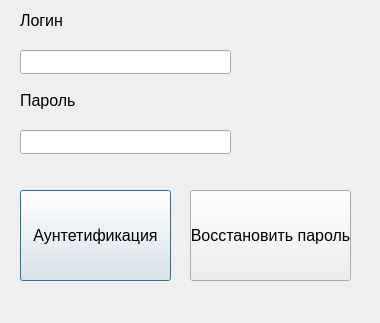
<?xml version="1.0" encoding="UTF-8"?>
<ui version="4.0">
 <class>authwindow</class>
 <widget class="QDialog" name="authwindow">
  <property name="geometry">
   <rect>
    <x>0</x>
    <y>0</y>
    <width>380</width>
    <height>323</height>
   </rect>
  </property>
  <property name="windowTitle">
   <string>Dialog</string>
  </property>
  <widget class="QPushButton" name="authButton">
   <property name="geometry">
    <rect>
     <x>20</x>
     <y>190</y>
     <width>151</width>
     <height>91</height>
    </rect>
   </property>
   <property name="font">
    <font>
     <pointsize>12</pointsize>
    </font>
   </property>
   <property name="text">
    <string>Аунтетификация</string>
   </property>
  </widget>
  <widget class="QLabel" name="label">
   <property name="geometry">
    <rect>
     <x>20</x>
     <y>0</y>
     <width>71</width>
     <height>41</height>
    </rect>
   </property>
   <property name="font">
    <font>
     <pointsize>12</pointsize>
    </font>
   </property>
   <property name="text">
    <string>Логин</string>
   </property>
  </widget>
  <widget class="QLineEdit" name="usernameLineEdit">
   <property name="geometry">
    <rect>
     <x>20</x>
     <y>50</y>
     <width>211</width>
     <height>24</height>
    </rect>
   </property>
  </widget>
  <widget class="QLabel" name="label_2">
   <property name="geometry">
    <rect>
     <x>20</x>
     <y>80</y>
     <width>71</width>
     <height>41</height>
    </rect>
   </property>
   <property name="font">
    <font>
     <pointsize>12</pointsize>
    </font>
   </property>
   <property name="text">
    <string>Пароль</string>
   </property>
  </widget>
  <widget class="QLineEdit" name="passwordLineEdit">
   <property name="geometry">
    <rect>
     <x>20</x>
     <y>130</y>
     <width>211</width>
     <height>24</height>
    </rect>
   </property>
  </widget>
  <widget class="QPushButton" name="recoveryButton">
   <property name="geometry">
    <rect>
     <x>190</x>
     <y>190</y>
     <width>161</width>
     <height>91</height>
    </rect>
   </property>
   <property name="font">
    <font>
     <pointsize>12</pointsize>
    </font>
   </property>
   <property name="text">
    <string>Восстановить пароль</string>
   </property>
  </widget>
 </widget>
 <resources/>
 <connections/>
</ui>
